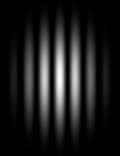
#> input picture diffraction.png, 120 x 156 px
$ python Slicing.py
#> lines starting #> are read from the running program, lines starting #| are printed output that depends on the picture
#> further down, im is the input picture: PIL image 120x156 RGB; min 0, max 255, mean 28.4
### Conversion_niveaux_gris.py
import numpy as np
import matplotlib.pyplot as plt
import PIL.Image as Image


def niveaux_gris(im):
    """
    Renvoie un objet File image qui correspond à l'objet File image passé en
    argument converti en niveaux de gris
    Ici l'image finale pèse aussi lourd que l'image initiale
    """
    # matrice de l'image couleur
    M = np.asarray(im)

    colonnes, lignes = im.size
#> colonnes = 120; lignes = 156

    # Création d'un tableau de float rempli de zéros
    M2 = np.ndarray((lignes,colonnes,3), dtype = np.uint8)

    for i in range(lignes):
        for j in range(colonnes):
            # Attention,on ne peut pas faire la somme sans coefficients,
            #cela ne rentre plus dans un uint8 !
            # Ici, les coeff sont ceux qui donnent une bonne luminance
            M2[i,j,0] = M2[i,j,1] = M2[i,j,2] = 0.2126*M[i,j,0] + 0.7152*M[i,j,1] + 0.0722*M[i,j,2]

    # Création de l'objet File à partir du tableau
    im2 = Image.fromarray(M2)

    return im2

# [11 lines that do not run on import are left out]

### Slicing.py
import numpy as np
import matplotlib.pyplot as plt
import PIL.Image as Image
from Conversion_niveaux_gris import niveaux_gris

def tranche(xA, yA, xB, yB, M):
    """
    La fonction prend en argument deux points A et B et un tableau représentant
    une image couleur convertie en niveaux de gris.
    La fonction trace sur l'image modifiable passée en argument la droite
    passant par A et B en négatif.
    La fonction renvoie l'image modifiée, et deux listes X et Z qui permettent
    ensuite de tracer Z = f(X) (affichage du profil de la tranche).
    """
#> called with xA = 78, yA = 30, xB = 78, yB = 200
    #On créé une copie modifiable de ce tableau (l'original ne l'est pas) pour
    #pouvoir dessiner la droite
    M_copie = np.array(M, dtype = np.uint8)

    X = []
    Z = []

    xmax, ymax = M_copie.shape[0:2]
#> xmax = 156; ymax = 120

    delta_x = abs(xB - xA)
    delta_y = abs(yB - yA)

    if (delta_x >= delta_y):
        a = (yB - yA)/(xB - xA)
        b = yA - a*xA
        for x in range(xmax):
                y = round(a*x + b)
                if (y >= 0) and (y <= ymax):
                    X.append(x)
                    Z.append(M_copie[x,y,0])
                    M_copie[x,y,:] = 255 - M_copie[x,y,:]

    else:
        a = (xB - xA)/(yB - yA)
        b = xA - a*yA
        for y in range(ymax):
                x = round(a*y + b)
                if (x >= 0) and (x <= xmax):
                    X.append(y)
                    Z.append(M_copie[x,y,0])
                    M_copie[x,y,:] = 255 - M_copie[x,y,:]
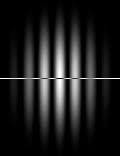
#> M_copie: shape (156, 120, 3); min 0, max 255, mean 29.1
#> after the loop, X = 120 values from 0 to 119; Z = 120 values, max 254 at index 59, min 0 at index 0, mean 63.1

    return M_copie, X, Z

def affiche_profil_tranche(im, xA, yA, xB, yB):
    """
    La fonction affiche l'image "tranchée" et le profil de la tranche
    à partir de l'objet fichier im
    """
    M = np.asarray(im, dtype = np.uint8)

    fig = plt.figure()
    ax1 = fig.add_subplot(121)
    ax2 = fig.add_subplot(122)

    #Affichage de la tranche
    M_copie, X, Z = tranche(xA, yA, xB, yB, M)
#> X = 120 values from 0 to 119
    im2 = Image.fromarray(M_copie) # image tranchée

    #Affichage de l'image
    ax1.imshow(im2)

    ax2.plot(X, Z, color = "blue", alpha = 0.7, linewidth = 1.0, linestyle="-")
    ax2.set_xlim(0,len(X))
    ax2.set_ylim(0,255)

    fig.show()
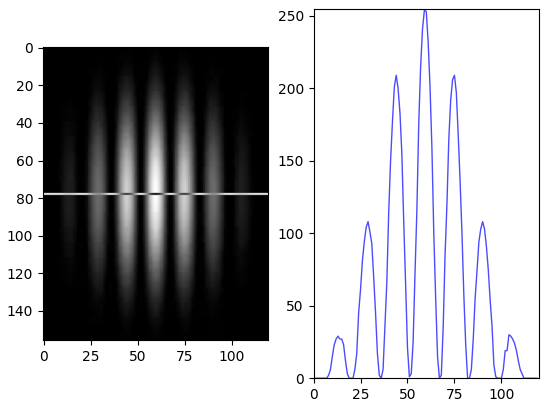
#> figure drawn by matplotlib, 2 panels; panel 2: curve peaks at x = 59, y = 254

    # On sauve l'image obtenue
    #fig.savefig("slicing.png")


if __name__ == "__main__":
    #On ouvre un fichier image
    im = Image.open('diffraction.png')

    # On le convertit en niveaux de gris pour ne pas avoir trois tranches (RVB)
    # mais une seule
    im2 = niveaux_gris(im)

    # Coordonnées des deux points qui définissent la tranche, attention inversion
    # des axes x et de y
    xA = 78
    yA = 30
    xB = 78
    yB = 200

    affiche_profil_tranche(im2, xA, yA, xB, yB)

$ run again, with Brad.png copied over diffraction.png
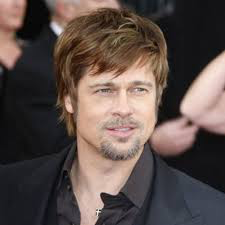
#> input picture Brad.png, 225 x 225 px
#> im is the input picture: PIL image 225x225 RGBA; mean R, G, B, A 92.2, 78.2, 73.3, 255
#> after the loop in tranche, `for y in range(ymax):`:
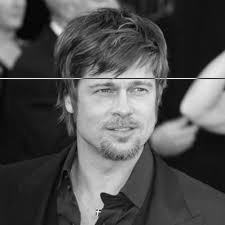
#> M_copie: shape (225, 225, 3); min 0, max 244, mean 80.5
#> after the loop in tranche, `for y in range(ymax):`: X = 225 values from 0 to 224; Z = 225 values, max 228 at index 210, min 11 at index 5, mean 111.4
#> in affiche_profil_tranche, `M_copie, X, Z = tranche(xA, yA, xB, yB, M)`: X = 225 values from 0 to 224
#> in affiche_profil_tranche, `fig.show()`:
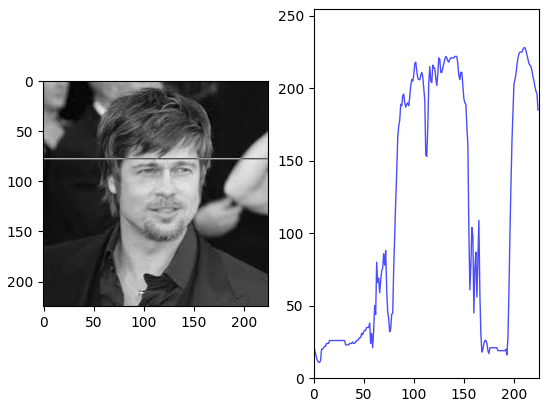
#> figure drawn by matplotlib, 2 panels; panel 2: curve peaks at x = 210, y = 228
